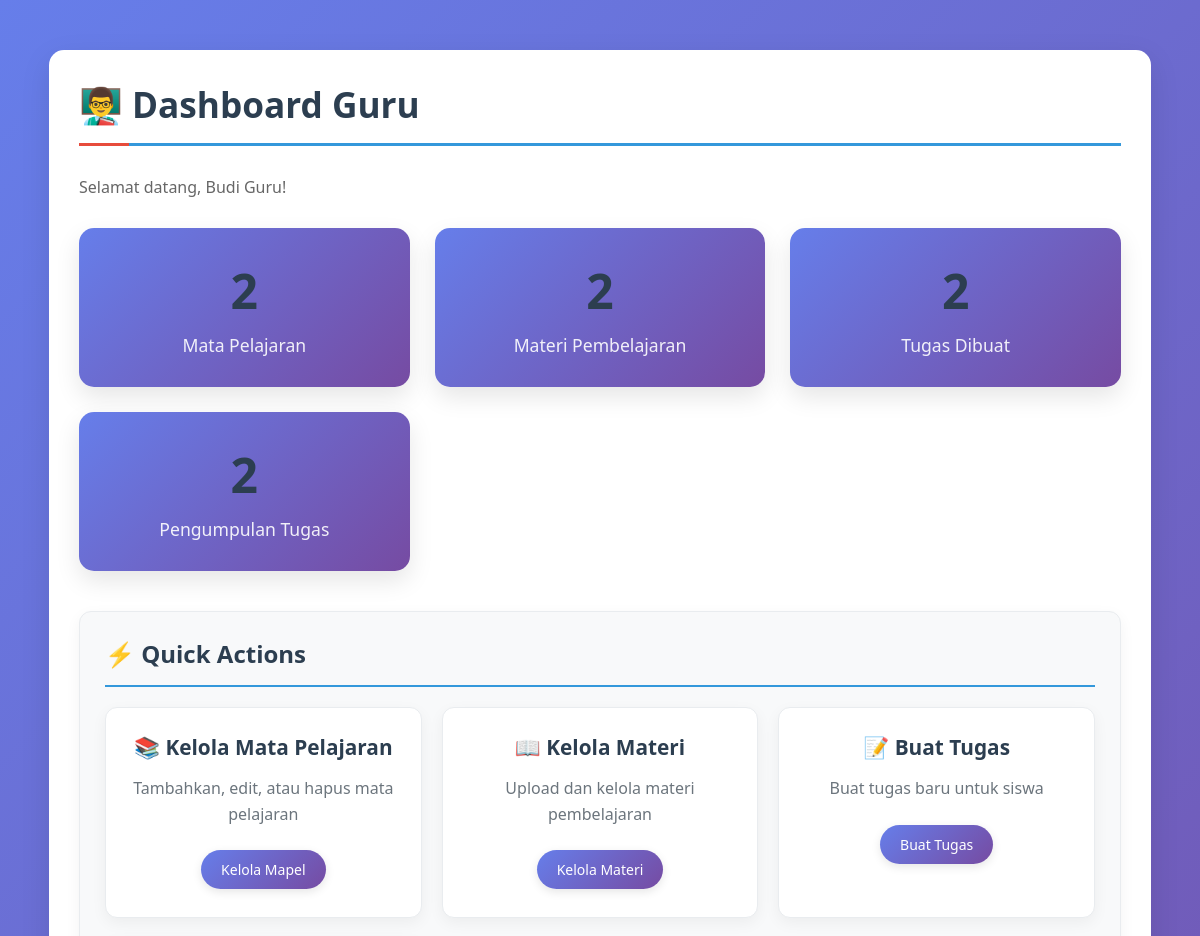
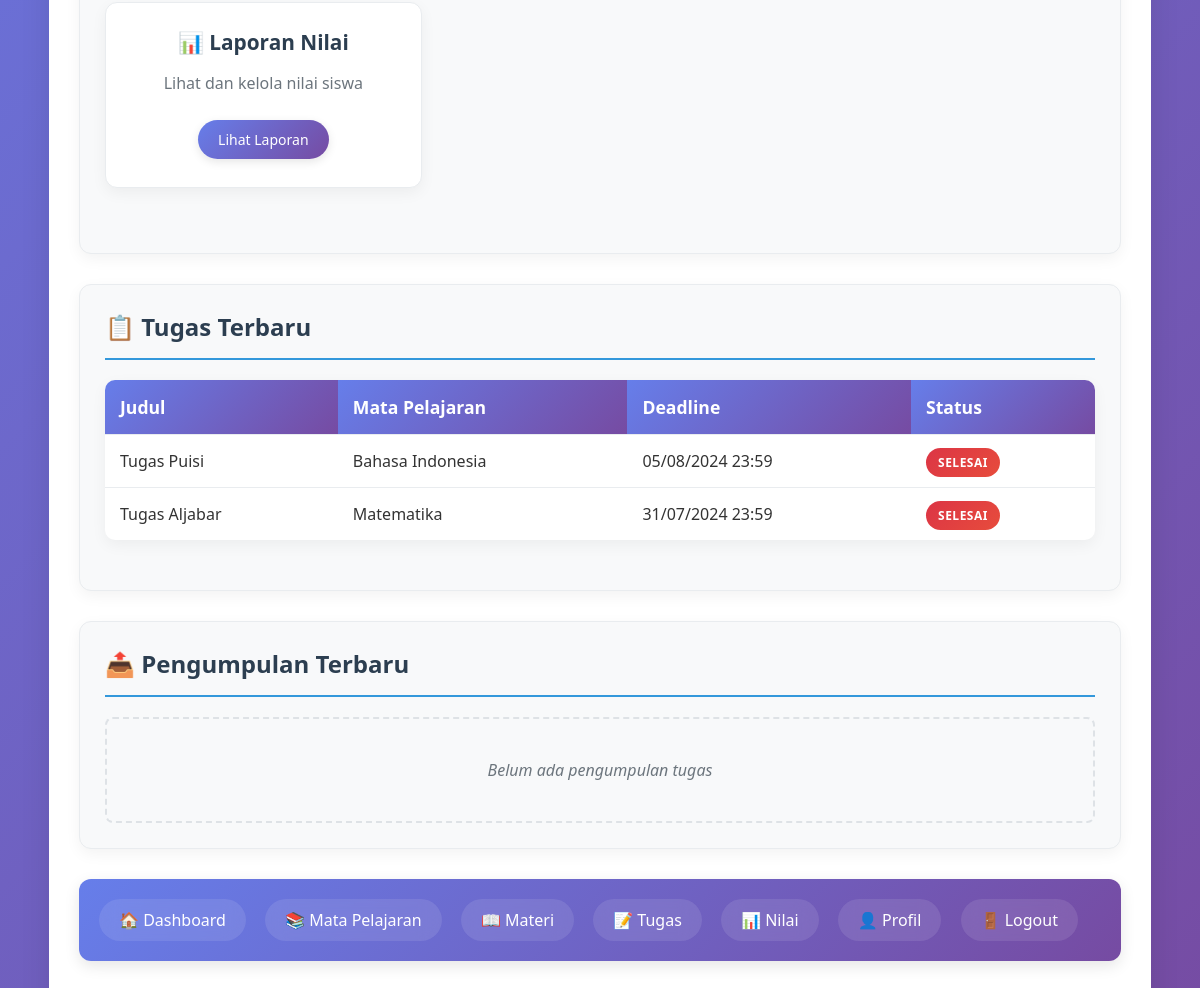
/dashboard_guru.php (signed in), run on the app's committed database (2 pictures, top to bottom).
### tables this page shows
CREATE TABLE IF NOT EXISTS tugas (
    id INT AUTO_INCREMENT PRIMARY KEY,
    judul VARCHAR(150) NOT NULL,
    deskripsi TEXT,
    mapel_id INT,
    deadline DATETIME,
    FOREIGN KEY (mapel_id) REFERENCES mata_pelajaran(id) ON DELETE SET NULL ON UPDATE CASCADE
);

CREATE TABLE IF NOT EXISTS mata_pelajaran (
    id INT AUTO_INCREMENT PRIMARY KEY,
    nama_mapel VARCHAR(100) NOT NULL,
    deskripsi TEXT,
    guru_id INT,
    FOREIGN KEY (guru_id) REFERENCES users(id) ON DELETE SET NULL ON UPDATE CASCADE
);

### dashboard_guru.php (the view, shortened to what this page needs)
<?php
require_once 'koneksi.php';
$nama = $_SESSION['nama'];
$sql_mapel = "SELECT COUNT(*) as total FROM mata_pelajaran";
$result_mapel = $conn->query($sql_mapel);
$total_mapel = $result_mapel->fetch_assoc()['total'];
$sql_materi = "SELECT COUNT(*) as total FROM materi";
$result_materi = $conn->query($sql_materi);
$total_materi = $result_materi->fetch_assoc()['total'];
$sql_tugas = "SELECT COUNT(*) as total FROM tugas";
$result_tugas = $conn->query($sql_tugas);
$total_tugas = $result_tugas->fetch_assoc()['total'];
$sql_pengumpulan = "SELECT COUNT(*) as total FROM pengumpulan";
$result_pengumpulan = $conn->query($sql_pengumpulan);
$total_pengumpulan = $result_pengumpulan->fetch_assoc()['total'];
$sql_tugas_terbaru = "SELECT t.*, mp.nama_mapel as nama_mapel FROM tugas t
                      JOIN mata_pelajaran mp ON t.mapel_id = mp.id
                      ORDER BY t.deadline DESC LIMIT 5";
$result_tugas_terbaru = $conn->query($sql_tugas_terbaru);
$sql_pengumpulan_terbaru = "SELECT p.*, t.judul as judul_tugas, u.nama_lengkap as nama_siswa
                            FROM pengumpulan p
                            JOIN tugas t ON p.tugas_id = t.id
                            JOIN users u ON p.siswa_id = u.id
                            ORDER BY p.id DESC LIMIT 5";
$result_pengumpulan_terbaru = $conn->query($sql_pengumpulan_terbaru);
?>
<!DOCTYPE html>
<html lang="id">
<head>
    <link rel="stylesheet" href="style.css">
</head>
<body>
    <div class="container">
        <h2>👨‍🏫 Dashboard Guru</h2>
        <p style="color: #666; margin-bottom: 30px;">Selamat datang, <?php echo htmlspecialchars($nama); ?>!</p>
        <div class="stats-container">
            <div class="stat-card">
                <h3><?php echo $total_mapel; ?></h3>
                <p>Mata Pelajaran</p>
            </div>
            <div class="stat-card">
                <h3><?php echo $total_materi; ?></h3>
                <p>Materi Pembelajaran</p>
            </div>
            <div class="stat-card">
                <h3><?php echo $total_tugas; ?></h3>
                <p>Tugas Dibuat</p>
            </div>
            <div class="stat-card">
                <h3><?php echo $total_pengumpulan; ?></h3>
                <p>Pengumpulan Tugas</p>
            </div>
        </div>
        <div class="panel">
            <h3>⚡ Quick Actions</h3>
            <div class="quick-actions">
                <div class="action-card">
                    <h4>📚 Kelola Mata Pelajaran</h4>
                    <p>Tambahkan, edit, atau hapus mata pelajaran</p>
                    <a href="kelola_mapel.php" class="btn">Kelola Mapel</a>
                </div>
                <div class="action-card">
                    <h4>📖 Kelola Materi</h4>
                    <p>Upload dan kelola materi pembelajaran</p>
                    <a href="kelola_materi.php" class="btn">Kelola Materi</a>
                </div>
                <div class="action-card">
                    <h4>📝 Buat Tugas</h4>
                    <p>Buat tugas baru untuk siswa</p>
                    <a href="buat_tugas.php" class="btn">Buat Tugas</a>
                </div>
                <div class="action-card">
                    <h4>📊 Laporan Nilai</h4>
                    <p>Lihat dan kelola nilai siswa</p>
                    <a href="laporan_nilai.php" class="btn">Lihat Laporan</a>
                </div>
            </div>
        </div>
        <div class="panel">
            <h3>📋 Tugas Terbaru</h3>
            <?php if ($result_tugas_terbaru->num_rows > 0): ?>
                <table>
                    <thead>
                        <tr>
                            <th>Judul</th>
                            <th>Mata Pelajaran</th>
                            <th>Deadline</th>
                            <th>Status</th>
                        </tr>
                    </thead>
                    <tbody>
                        <?php while ($tugas = $result_tugas_terbaru->fetch_assoc()): ?>
                            <tr>
                                <td><?php echo htmlspecialchars($tugas['judul']); ?></td>
                                <td><?php echo htmlspecialchars($tugas['nama_mapel']); ?></td>
                                <td><?php echo date('d/m/Y H:i', strtotime($tugas['deadline'])); ?></td>
                                <td>
                                    <?php
                                    $deadline = new DateTime($tugas['deadline']);
                                    $now = new DateTime();
                                    if ($deadline < $now) {
                                        echo '<span class="status-badge status-terlambat">Selesai</span>';
                                    } else {
                                        echo '<span class="status-badge status-belum">Aktif</span>';
                                    }
                                    ?>
                                </td>
                            </tr>
                        <?php endwhile; ?>
                    </tbody>
                </table>
            <?php else: ?>
                <div class="empty-message">Belum ada tugas yang dibuat</div>
            <?php endif; ?>
        </div>
        <div class="panel">
            <h3>📤 Pengumpulan Terbaru</h3>
            <?php if ($result_pengumpulan_terbaru->num_rows > 0): ?>
                <table>
                    <thead>
                        <tr>
                            <th>Siswa</th>
                            <th>Tugas</th>
                            <th>Status</th>
                        </tr>
                    </thead>
                    <tbody>
                        <?php while ($pengumpulan = $result_pengumpulan_terbaru->fetch_assoc()): ?>
                            <tr>
                                <td><?php echo htmlspecialchars($pengumpulan['nama_siswa']); ?></td>
                                <td><?php echo htmlspecialchars($pengumpulan['judul_tugas']); ?></td>
                                <td>
                                    <?php if ($pengumpulan['nilai']): ?>
                                        <span class="status-badge status-selesai">Dinilai</span>
                                    <?php else: ?>
                                        <span class="status-badge status-belum">Belum Dinilai</span>
                                    <?php endif; ?>
                                </td>
                            </tr>
                        <?php endwhile; ?>
                    </tbody>
                </table>
            <?php else: ?>
                <div class="empty-message">Belum ada pengumpulan tugas</div>
            <?php endif; ?>
        </div>
        <div class="nav">
            <a href="dashboard_guru.php">🏠 Dashboard</a>
            <a href="kelola_mapel.php">📚 Mata Pelajaran</a>
            <a href="kelola_materi.php">📖 Materi</a>
            <a href="buat_tugas.php">📝 Tugas</a>
            <a href="laporan_nilai.php">📊 Nilai</a>
            <a href="profil.php">👤 Profil</a>
            <a href="logout.php">🚪 Logout</a>
        </div>
    </div>
</body>
</html>

### style.css (style rules this page uses)
* { margin: 0; padding: 0; box-sizing: border-box; }
body { font-family: 'Segoe UI', Tahoma, Geneva, Verdana, sans-serif; background: linear-gradient(135deg, #667eea 0%, #764ba2 100%); min-height: 100vh; padding: 20px; color: #333; }
.container { width: 95%; max-width: 1200px; margin: 30px auto; background: #fff; padding: 30px; border-radius: 15px; box-shadow: 0 10px 30px rgba(0,0,0,0.1); }
h1, h2, h3, h4, h5, h6 { margin-bottom: 20px; color: #2c3e50; font-weight: 600; }
h2 { font-size: 2.2em; border-bottom: 3px solid #3498db; padding-bottom: 15px; margin-bottom: 30px; position: relative; }
h2::after { content: ''; position: absolute; bottom: -3px; left: 0; width: 50px; height: 3px; background: #e74c3c; }
.nav { background: linear-gradient(135deg, #667eea 0%, #764ba2 100%); padding: 20px; border-radius: 12px; margin-bottom: 30px; box-shadow: 0 5px 15px rgba(0,0,0,0.1); }
.nav a { display: inline-block; margin-right: 15px; text-decoration: none; color: #fff; font-weight: 500; padding: 10px 20px; border-radius: 25px; transition: all 0.3s ease; background: rgba(255,255,255,0.1); backdrop-filter: blur(10px); }
.stats-container { display: grid; grid-template-columns: repeat(auto-fit, minmax(250px, 1fr)); gap: 25px; margin-bottom: 40px; }
.stat-card { background: linear-gradient(135deg, #667eea 0%, #764ba2 100%); color: white; padding: 30px; border-radius: 15px; text-align: center; box-shadow: 0 10px 25px rgba(0,0,0,0.1); transition: transform 0.3s ease; }
.stat-card h3 { font-size: 3em; margin: 0; font-weight: 700; }
.stat-card p { margin: 10px 0 0 0; opacity: 0.9; font-size: 1.1em; }
.panel { background: #f8f9fa; padding: 25px; border-radius: 12px; margin-bottom: 30px; border: 1px solid #e9ecef; box-shadow: 0 5px 15px rgba(0,0,0,0.05); }
.panel h3 { margin-top: 0; color: #2c3e50; border-bottom: 2px solid #3498db; padding-bottom: 15px; margin-bottom: 20px; font-size: 1.5em; }
.quick-actions { display: grid; grid-template-columns: repeat(auto-fit, minmax(280px, 1fr)); gap: 20px; margin-bottom: 40px; }
.action-card { background: white; border: 1px solid #e9ecef; border-radius: 12px; padding: 25px; text-align: center; transition: all 0.3s ease; box-shadow: 0 5px 15px rgba(0,0,0,0.05); }
.action-card h4 { margin: 0 0 15px 0; color: #2c3e50; font-size: 1.3em; }
.action-card p { color: #6c757d; margin: 0 0 20px 0; line-height: 1.6; }
table { width: 100%; border-collapse: collapse; margin-bottom: 25px; background: white; border-radius: 10px; overflow: hidden; box-shadow: 0 5px 15px rgba(0,0,0,0.05); }
th, td { padding: 15px; text-align: left; border-bottom: 1px solid #e9ecef; }
th { background: linear-gradient(135deg, #667eea 0%, #764ba2 100%); color: white; font-weight: 600; font-size: 1.1em; }
tr:last-child td { border-bottom: none; }
.btn { display: inline-block; padding: 10px 20px; background: linear-gradient(135deg, #667eea 0%, #764ba2 100%); color: white; text-decoration: none; border-radius: 25px; font-size: 14px; font-weight: 500; margin: 3px; transition: all 0.3s ease; border: none; cursor: pointer; box-shadow: 0 3px 10px rgba(0,0,0,0.1); }
.status-badge { padding: 6px 12px; border-radius: 20px; font-size: 12px; font-weight: 600; text-transform: uppercase; letter-spacing: 0.5px; }
.status-terlambat { background: linear-gradient(135deg, #dc3545 0%, #e74c3c 100%); color: white; }
.empty-message { text-align: center; color: #6c757d; font-style: italic; padding: 40px; background: #f8f9fa; border-radius: 8px; border: 2px dashed #dee2e6; }
.container { animation: fadeIn 0.5s ease-out; }

### data on the page
tugas: judul "Tugas Puisi", mapel.nama_mapel "Bahasa Indonesia", deadline "05/08/2024 23:59", shows "SELESAI"
tugas: judul "Tugas Aljabar", mapel.nama_mapel "Matematika", deadline "31/07/2024 23:59", shows "SELESAI"

### other printed values
$nama "Budi Guru"
$total_mapel "2"
$total_materi "2"
$total_tugas "2"
$total_pengumpulan "2"
